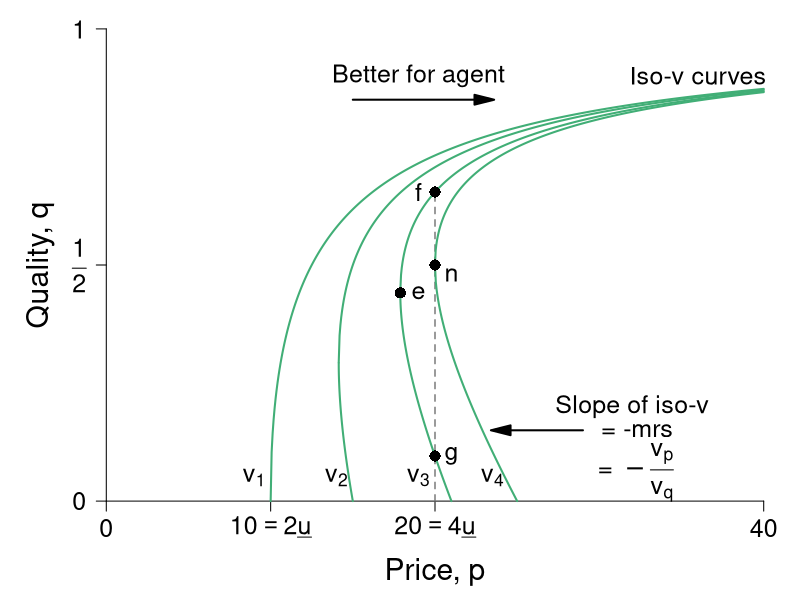

Write R code to recreate this figure.
#' Graph Designer: Scott Cohn
#' Authors: Bowles and Halliday
#' Title: Coordination, Conflict and Competition: A Text in Microeconomics

require(ggplot2)
require(shape)
pdf(file = "information_power/iso_vmap_a_leftpanel.pdf", width = 9, height = 7)

#Set parameters for graphics
pointsize <- 1.8
axislabelsize <- 1.8
labelsize <- 1.5
namesize <- 1.8
annotatesize <- 1.5
graphlinewidth <- 2
segmentlinewidth <- 1.5

COL <- c("#7fc97f", "#beaed4", "#fdc086", "#ffff99", "#386cb0", "#f0027f", "#bf5b17", "#666666")
COLA <- c("#e0f3db", "#99d8c9","#66c2a4","#41ae76", "#238b45", "#005824")
COLB <- c("#c6dbef", "#4eb3d3", "#2b8cbe", "#0868ac","#084081")
COLC <- c("#fcfbfd", "#efedf5", "#dadaeb", "#bcbddc", "#9e9ac8", "#807dba", "#6a51a3", "#54278f", "#3f007d")
grays <- gray.colors(25, start = 1, end = 0)

#The equation is below when v = 0. See Wolfram Alpha output. 
isov <- function(p, delta = 5) {
  (p - delta)/p
}

isovhigh1 <- function(p, delta = 5, v = 5){
  (sqrt(p^2 - 4 * delta * v) - p + 2*v)/( 2 * v )
}

isovlow1 <- function(p, delta = 5, v = 5){
  (-sqrt(p^2 - 4 * delta * v) - p + 2*v)/( 2 * v )
}

isovhigh2 <- function(p, delta = 5, v = 10){
  (sqrt(p^2 - 4 * delta * v) - p + 2*v)/( 2 * v )
}

isovlow2 <- function(p, delta = 5, v = 10){
  (-sqrt(p^2 - 4 * delta * v) - p + 2*v)/( 2 * v )
}

isovhigh3 <- function(p, delta = 5, v = 15){
  (sqrt(p^2 - 4 * delta * v) - p + 2*v)/( 2 * v )
}

isovlow3 <- function(p, delta = 5, v = 15){
  (-sqrt(p^2 - 4 * delta * v) - p + 2*v)/( 2 * v )
}

isovhigh4 <- function(p, delta = 5, v = 15){
  (sqrt(p^2 - 4 * delta * v) - p + 2*v)/( 2 * v )
}

isovlow4 <- function(p, delta = 5, v = 15){
  (-sqrt(p^2 - 4 * delta * v) - p + 2*v)/( 2 * v )
}

brfFn <- function(p, delta = 5) {
  1 - (2*delta) /p
}

#This is evaluated for p = 12; q = 12/(8*sqrt(12^2 - 4*delta1*v1)) - 1/8 for the slope
#At p = 12; q = (-sqrt(12^2 - 4*v1*delta1) - 12 + 2*v1)/(2*v1) = 0.799
tangencyLine <- function(p){
  (p*(0.05))
}



#COL <- c("#bae4b3", "#74c476", "#238b45")
#COL <- c("#f7fcf0", "#e0f3db", "#ccebc5", "#a8ddb5", "#7bccc4", "#4eb3d3", "#2b8cbe", "#08589e")
COL <- c("#f7fcf5", "#e5f5e0", "#c7e9c0", "#a1d99b", "#74c476", "#41ab5d", "#238b45", "#005a32")
par(mar =  c(4, 4, .5, .5))

xlims <- c(0, 40)
ylims <- c(0, 1)

plot(0, 0, xlim = xlims, ylim = ylims, type = "n",
     xlab = "",
     ylab = "",
     xaxt = "n", yaxt = "n", cex.lab = axislabelsize, bty = "n")

mtext(expression(paste("Price, ", p)), side=1, line = 2.5, cex = axislabelsize)
text(-4, ylims[2] - 0.5*(ylims[2] - ylims[1]), expression(paste("Quality, ", q)), xpd = TRUE, cex = axislabelsize, srt = 90) 


npts <- 500 
npts2 <- 501
#Specify the sequences of points for graphing. 
xx0 <- seq(5, xlims[2], length.out = npts)
xx1 <- seq(10, xlims[2], length.out = npts)
xx2 <- seq(xlims[1], 15, length.out = npts)
xx3 <- seq(10, xlims[2], length.out = npts2)
xx4 <- seq(xlims[1], 10, length.out = npts2)
#For below, I solved sqrt(p^2 - 200) - p + 200/p = 0, getting p = 10*sqrt(2) = 14.14214
xx5 <- seq(14.14214, xlims[2], length.out = npts2)
xx6 <- seq(14.14214, 15, length.out = npts2)

xx7 <- seq(17.889, xlims[2], length.out = npts2)
xx8 <- seq(17.889, 21, length.out = npts2)

xx9 <- seq(20, xlims[2], length.out = npts2)
xx10 <- seq(xlims[1], 25, length.out = npts2)

#Customize ticks and labels for the plot
ticksy <- c(0, 0.5, 1)
ylabels <- c(0, expression(paste(frac(1,2))), 1)
ticksx <- c(0, 10, 20, 40)
xlabels <- c(0, expression(paste(10 == 2*underline("u"))), expression(paste(20 == 4*underline("u"))) , 40)
axis(1, at = ticksx, pos = 0, labels = xlabels, cex.axis = labelsize)
axis(2, at = ticksy, pos = 0, labels = ylabels, las = 1, cex.axis = labelsize)

#Annotation of the three graphs and the NE

# text(3.4, 0.05, expression(paste(v[0] == z)), cex = annotatesize)
text(9.0, 0.05, expression(paste(v[1])), cex = annotatesize)
text(14, 0.05, expression(paste(v[2])), cex = annotatesize)
text(19, 0.05, expression(paste(v[3])), cex = annotatesize)
text(23.5, 0.05, expression(paste(v[4])), cex = annotatesize)
text(21, 0.48, expression(paste("n")), cex = annotatesize)
#text(33, 0.58, expression(paste("Best-response function")), cex = annotatesize)
text(36, 0.9, expression(paste("Iso-v curves")), cex = annotatesize)

#Lines for the coordinates of the Nash equilbrium
#segments(10, 0, 10, 0.175, lty = 2, col = grays[22], lwd = segmentlinewidth)
segments(20, 0, 20, 0.6545, lty = 2, col = grays[20], lwd = segmentlinewidth)
#segments(0, 0.5, 20, 0.5, lty = 2, col = grays[20], lwd = segmentlinewidth)
#segments(14.14214, 0.15, 14.14214, 0.45, lty = 2, col = grays[22], lwd = segmentlinewidth)
#segments(17.889, 0.3, 17.889, 0.6, lty = 2, col = grays[22], lwd = segmentlinewidth)

#Draw the lines for the graphs
#lines(xx0, isov(xx0, delta = 5), col = COLA[4], lwd = graphlinewidth)
#lines(xx1, brfFn(xx1), col = COLA[5], lwd = graphlinewidth)
#lines(xx2, tangencyLine(xx2), col = "darkgrey", lwd = segmentlinewidth, lty = 2)
lines(xx3, isovhigh1(xx3, v = 5, delta = 5), col = COLA[4], lwd = graphlinewidth)
lines(xx4, isovlow1(xx4, v = 5, delta = 5), col = COLA[4], lwd = graphlinewidth)
lines(xx5, isovhigh2(xx5, v = 10, delta = 5), col = COLA[4], lwd = graphlinewidth)
lines(xx6, isovlow2(xx6, v = 10, delta = 5), col = COLA[4], lwd = graphlinewidth)
lines(xx7, isovhigh3(xx7, v = 16, delta = 5), col = COLA[4], lwd = graphlinewidth)
lines(xx8, isovlow3(xx8, v = 16, delta = 5), col = COLA[4], lwd = graphlinewidth)
lines(xx9, isovhigh4(xx9, v = 20, delta = 5), col = COLA[4], lwd = graphlinewidth)
lines(xx10, isovlow4(xx10, v = 20, delta = 5), col = COLA[4], lwd = graphlinewidth)

#Arrows and slope of iso-v label
Arrows(29, 0.15, 24, 0.15,  col = "black", lty = 1, lwd = 2, arr.type = "triangle")
text(32, 0.2, expression(paste("Slope of iso-v")), cex = annotatesize)
text(32.3, 0.15, expression(paste(" = -mrs ")), cex = annotatesize)
text(32, 0.06, expression(paste(" = " -frac(v[p], v[q]))), cex = annotatesize)


Arrows(15, 0.85, 23, 0.85,  col = "black", lty = 1, lwd = 2, arr.type = "triangle")
text(19, 0.9, expression(paste("Better for agent")), cex = annotatesize)

#Add a point for the NE
points(20, 0.5, pch = 16, col = "black", cex = 1.5)


#Add a point for b
# points(10, 0.5, pch = 16, col = "black", cex = 1.5)
# text(9.5, 0.53, expression(paste("b")), cex = annotatesize)

#Add a point for d
#Figure out q for p = 14.14214: q = 1 - 2delta/p = 1 - (2*5)/14.14214 =  0.2928934
#points(14.14214, 0.2928934, pch = 16, col = "black", cex = 1.5)
#text(15, 0.2928934, expression(paste("d")), cex = annotatesize)

points(17.889, 0.441, pch = 16, col = "black", cex = 1.5)
text(19, 0.441, expression(paste("e")), cex = annotatesize)

# points same wage w incr/decr in effort
points(20, 0.0955, pch = 16, col = "black", cex = 1.5)
text(21, 0.0955, expression(paste("g")), cex = annotatesize)
points(20, 0.6545, pch = 16, col = "black", cex = 1.5)
text(19, 0.6545, expression(paste("f")), cex = annotatesize)

dev.off()
